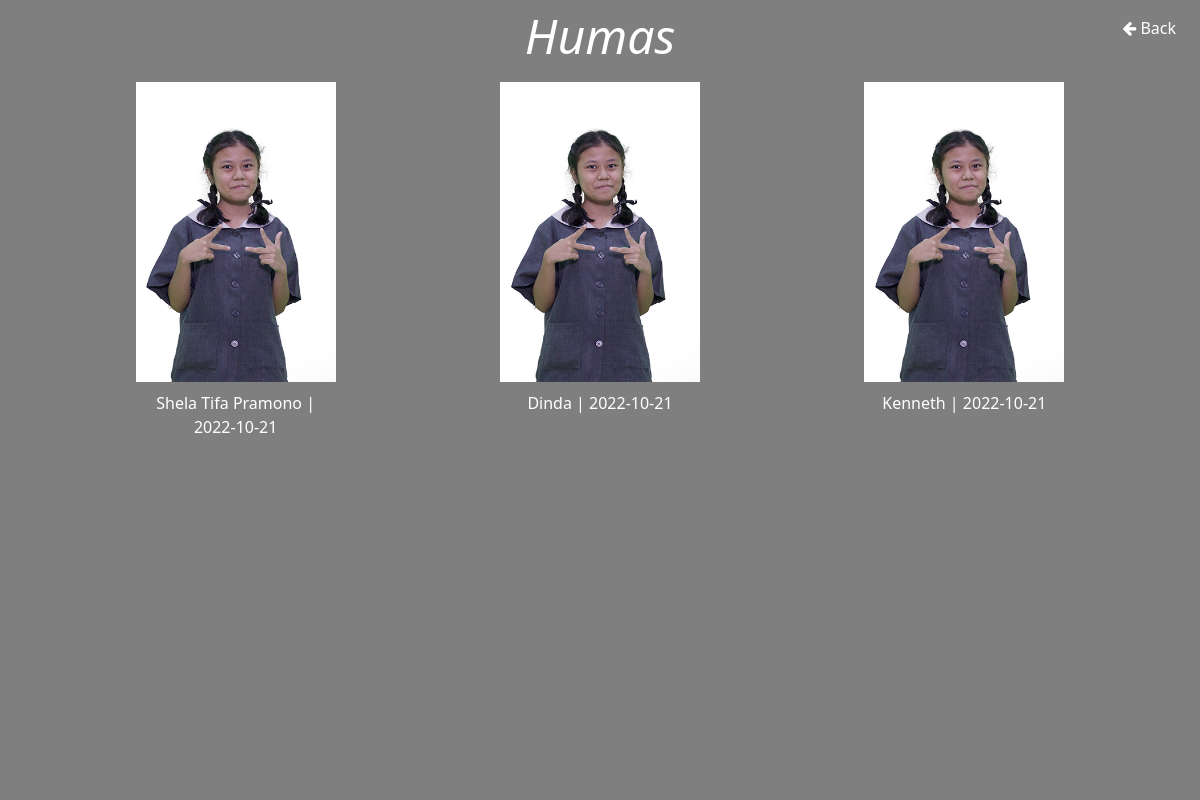
The app's page /bersamabangunosis/keanggotaan.php?divisi=Humas with its own data.
### tables this page shows
CREATE TABLE `anggota` (
  `id` int(11) NOT NULL,
  `name` varchar(30) NOT NULL,
  `divisi` varchar(30) NOT NULL,
  `dob` date NOT NULL,
  `words` varchar(100) NOT NULL,
  `akhirjabatan` date DEFAULT NULL,
  `image` varchar(100) NOT NULL
);

### bersamabangunosis/admin/functions.php (called while the page is built, shortened)
<?php
$conn = mysqli_connect("localhost","root","","oska");
function query($query){
    global $conn;
    $result = mysqli_query($conn,$query);
    $rows=[];
    while ($row= mysqli_fetch_assoc($result)){
        $rows[]=$row;
    }
    return $rows;
}
?>

### bersamabangunosis/keanggotaan.php (the view, shortened to what this page needs)
<?php
include 'admin/functions.php';
if(isset($_GET['divisi'])){
    $divisi = $_GET['divisi'];
    $datas = query("SELECT * FROM anggota WHERE divisi = '$divisi'");
} else {
    $datas = query("SELECT * FROM anggota");
    $divisi = 'Anggota OSIS SMK Cinta Kasih Tzu Chi';
}
?>
<!DOCTYPE html>
<html lang="en">
<head>
    <link rel="stylesheet" href="https://cdnjs.cloudflare.com/ajax/libs/font-awesome/4.7.0/css/font-awesome.min.css">
</head>
<body>
    <div class="overlay"></div>
                <div class="fixed top-0 right-0 px-6 py-4 sm:block">
                        <a href="index.php#keanggotaan" ><i class="fa fa-arrow-left w3-hover-opacity"></i>&nbsp;Back</a>
                </div>
            <div class="max-w-6xl mx-auto sm:px-6 lg:px-8">
                <div class="justify-center pt-8 sm:justify-start sm:pt-0" style="text-align:center;margin-bottom:10px;">
                    <i style="font-size:3em;margin:auto;">
                    <?php
                        echo $divisi;
                    ?>
                    </i>
                </div>
        <div class="container">
        <?php
        foreach($datas as $data){?>
            <div style="background-color:black; max-width:200px;max-height:300px">
            <?php if($data['image']!=""){?>
                <img src="admin/images/<?php echo $data['image'];?>" onclick="window.location.href = 'anggota.php?id=<?php echo $data['id']; ?>'"/>
            <?php } else {?>
                <img src="assets/images/noprofile.jpg" onclick="window.location.href = 'anggota.php?id=<?php echo $data['id']; ?>'"/>
            <?php } ?>
            <a href="anggota.php?id=<?php echo $data['id']; ?>">
            <p style="margin-top:3px;"><?php echo $data['name'] ?> | <?php echo $data['akhirjabatan']; ?></p>
            </a>
            </div>
        <?php }; ?>
        </div>
</body>
</html>

### bersamabangunosis/keanggotaan.php (style rules this page uses)
html { line-height:1.15;-webkit-text-size-adjust:100% }
body { margin:0 }
a { background-color:transparent }
html { font-family:system-ui,-apple-system,BlinkMacSystemFont,Segoe UI,Roboto,Helvetica Neue,Arial,Noto Sans,sans-serif,Apple Color Emoji,Segoe UI Emoji,Segoe UI Symbol,Noto Color Emoji;line-height:1.5 }
*,:after,:before { box-sizing:border-box;border:0 solid #e2e8f0 }
a { color:inherit;text-decoration:inherit }
.justify-center { justify-content:center }
.mx-auto { margin-left:auto;margin-right:auto }
.max-w-6xl { max-width:72rem }
.py-4 { padding-top:1rem;padding-bottom:1rem }
.px-6 { padding-left:1.5rem;padding-right:1.5rem }
.pt-8 { padding-top:2rem }
.fixed { position:fixed }
.top-0 { top:0 }
.right-0 { right:0 }
@media (min-width:640px) { .sm\:block { display:block } }
@media (min-width:640px) { .sm\:justify-start { justify-content:flex-start } }
@media (min-width:640px) { .sm\:px-6 { padding-left:1.5rem;padding-right:1.5rem } }
@media (min-width:640px) { .sm\:pt-0 { padding-top:0 } }
@media (min-width:1024px) { .lg\:px-8 { padding-left:2rem;padding-right:2rem } }
body { background: url(assets/images/bg-classroom.jpg) no-repeat center center fixed; background-position: center; background-repeat: no-repeat; background-size: cover; color:white; }
.overlay { opacity:0.5; background-color:#000; position:fixed; width:100%; height:100%; top:0px; left:0px; z-index:-1; }
.container { display: grid; grid-gap: 5px; row-gap: 4em; grid-template-columns: repeat(auto-fit, minmax(200px, 1fr)); grid-template-rows: repeat(2, 300px); justify-items: center; }
div { height: 100%; }
.container > div > img { width: 100%; height: 100%; object-fit: cover; }
img { max-width: 200px; max-height: 300px; }
p { text-align: center; font-size:1em; }
a { color:white; text-decoration:none; }

### records on screen
anggota: image (picture), name "Shela Tifa Pramono", akhirjabatan "2022-10-21"
anggota: image (picture), name "Dinda", akhirjabatan "2022-10-21"
anggota: image (picture), name "Kenneth", akhirjabatan "2022-10-21"

### other values on screen
$divisi "Humas"
